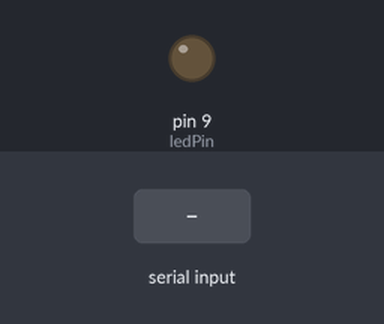
Recording of a sketch running on a simulated Arduino Uno, built with avr-gcc and run on an emulated ATmega328P. Parts: output pins drawn as LEDs (lit = HIGH). Inputs (shaded band) come from the test bench.

Above: at 1.2 s.
1.3 s: "1" received over Serial
At 2.0 s:
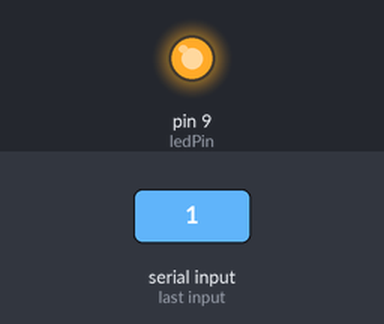
2.8 s: "0" received over Serial
At 4.7 s:
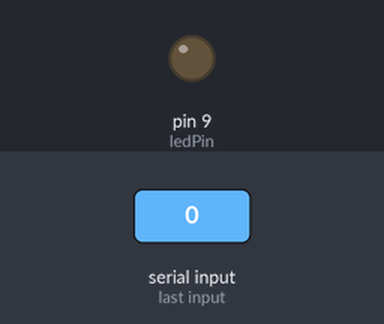
Timing chart, 0 to 6.2 s (numbered marks = the images above; inputs shaded):
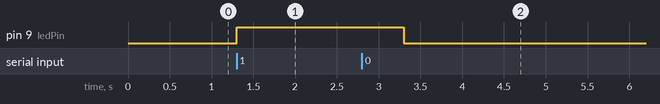

The sketch:

Led_com_Serial.ino
```cpp
int ledPin = 9;
int numero = -5;

void setup(){
  Serial.begin(9600);
  pinMode(ledPin,OUTPUT);
}

void loop(){
  if (Serial.available() > 0){
   numero=Serial.read();
  }
  if (numero > 0){
    if (numero =='1'){
   digitalWrite(ledPin,HIGH);
   delay(2000);
    }
     if (numero =='0'){
   digitalWrite(ledPin,LOW);
   delay(2000);
    }
  }
  numero=-5;
}
```

Measured:
- after the input at 1.3 s, pin 9 (ledPin): LOW → HIGH at once
- after the input at 2.8 s, pin 9 (ledPin): HIGH → LOW after 0.50 s
